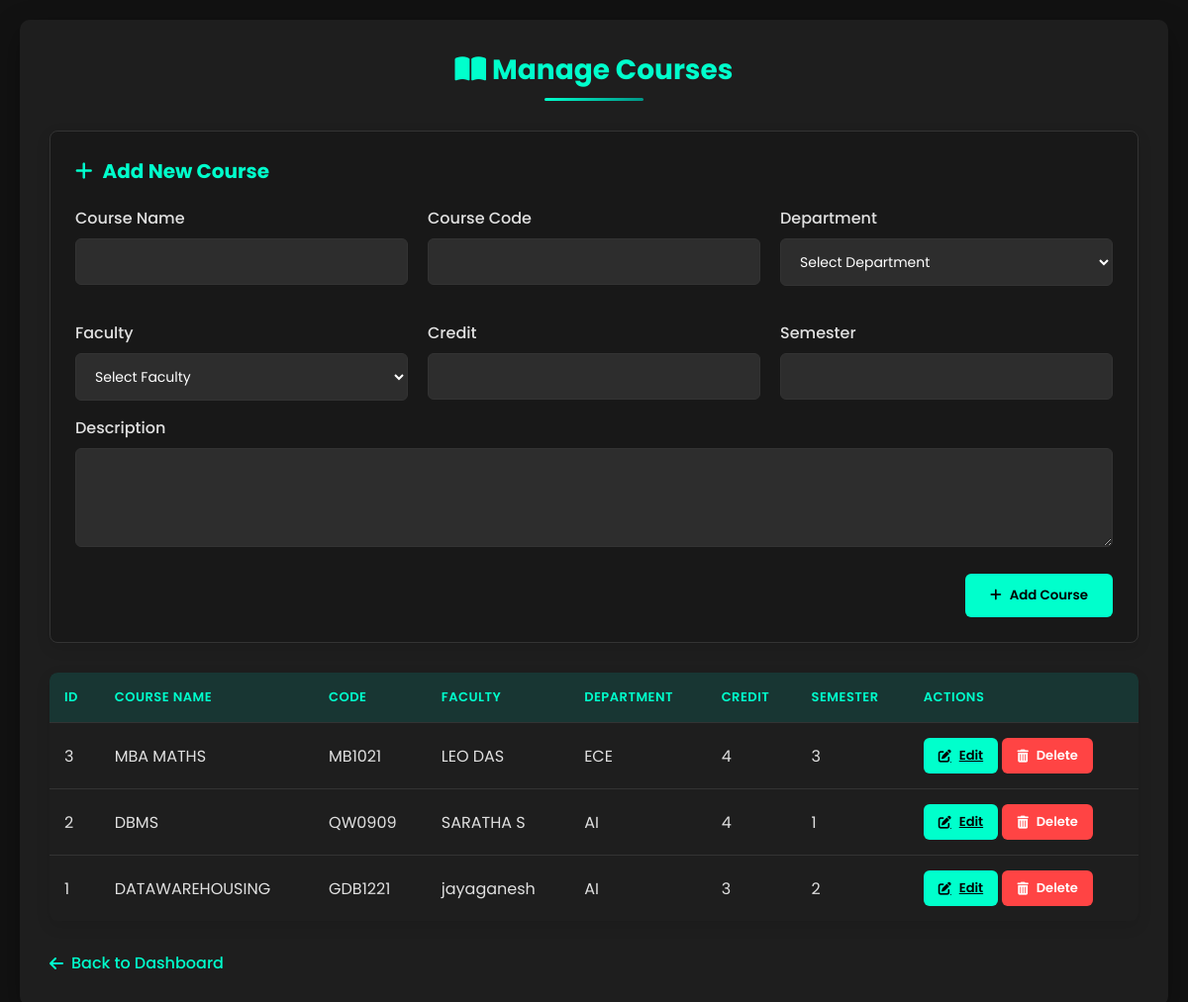
Page /dbmsproject/modules/courses.php (signed in) on the committed database.
### tables this page shows
CREATE TABLE `courses` (
  `courses_id` int(11) NOT NULL,
  `course_name` varchar(100) NOT NULL,
  `course_code` varchar(50) NOT NULL,
  `faculty_id` int(11) NOT NULL,
  `department_id` int(11) NOT NULL,
  `department_name` varchar(100) NOT NULL,
  `credit` int(11) NOT NULL,
  `semester` int(11) NOT NULL,
  `description` text DEFAULT NULL,
  `created_at` timestamp NOT NULL DEFAULT current_timestamp()
);

CREATE TABLE `faculty` (
  `faculty_id` int(11) NOT NULL,
  `users_id` int(11) NOT NULL,
  `faculty_name` varchar(100) NOT NULL,
  `phone` varchar(15) DEFAULT NULL,
  `qualification` varchar(100) DEFAULT NULL,
  `department_id` int(11) DEFAULT NULL,
  `email` varchar(255) NOT NULL
);

CREATE TABLE `department` (
  `department_id` int(11) NOT NULL,
  `department_name` varchar(100) NOT NULL,
  `department_code` varchar(20) NOT NULL,
  `description` text DEFAULT NULL,
  `no_of_students` int(11) DEFAULT 0,
  `no_of_faculty` int(11) DEFAULT 0,
  `hod_name` varchar(100) DEFAULT NULL,
  `established_year` year(4) DEFAULT NULL,
  `contact_email` varchar(100) DEFAULT NULL
);

### dbmsproject/modules/courses.php (the view, shortened to what this page needs)
<?php
include __DIR__ . '/../config/database.php';
$list = mysqli_query($conn, "
  SELECT c.courses_id, c.course_name, c.course_code, f.faculty_name, d.department_name, c.credit, c.semester, c.description, c.created_at
  FROM courses c
  JOIN faculty f ON c.faculty_id = f.faculty_id
  JOIN department d ON c.department_id = d.department_id
  ORDER BY c.courses_id DESC
");
$edit_data = null;
?>
<!DOCTYPE html>
<html lang="en">
<head>
  <link rel="stylesheet" href="https://cdnjs.cloudflare.com/ajax/libs/font-awesome/6.4.0/css/all.min.css">
</head>
<body>
  <div class="container">
    <h2><i class="fas fa-book-open"></i> Manage Courses</h2>
    <div class="form-container">
      <h3 class="form-title">
        <i class="fas fa-<?= $edit_data ? 'edit' : 'plus' ?>"></i>
        <?= $edit_data ? 'Edit Course' : 'Add New Course' ?>
      </h3>
      <form method="POST" action="courses.php">
        <div class="form-grid">
          <div class="form-group">
            <label for="course_name">Course Name</label>
            <input type="text" id="course_name" name="course_name"
                   value="<?= $edit_data ? htmlspecialchars($edit_data['course_name']) : '' ?>" required>
          </div>
          <div class="form-group">
            <label for="course_code">Course Code</label>
            <input type="text" id="course_code" name="course_code"
                   value="<?= $edit_data ? htmlspecialchars($edit_data['course_code']) : '' ?>" required>
          </div>
          <div class="form-group">
            <label for="department_id">Department</label>
            <select id="department_id" name="department_id" required onchange="fetchFaculties(this.value)">
              <option value="">Select Department</option>
            </select>
          </div>
          <div class="form-group">
            <label for="faculty_id">Faculty</label>
            <select id="faculty_id" name="faculty_id" required>
              <option value="">Select Faculty</option>
            </select>
          </div>
          <div class="form-group">
            <label for="credit">Credit</label>
            <input type="number" id="credit" name="credit"
                   value="<?= $edit_data ? htmlspecialchars($edit_data['credit']) : '' ?>" required>
          </div>
          <div class="form-group">
            <label for="semester">Semester</label>
            <input type="text" id="semester" name="semester"
                   value="<?= $edit_data ? htmlspecialchars($edit_data['semester']) : '' ?>" required>
          </div>
        </div>
        <div class="form-group">
          <label for="description">Description</label>
          <textarea id="description" name="description"><?= $edit_data ? htmlspecialchars($edit_data['description']) : '' ?></textarea>
        </div>
        <div class="action-buttons">
          <button type="submit" class="btn btn-primary">
            <i class="fas fa-<?= $edit_data ? 'save' : 'plus' ?>"></i>
            <?= $edit_data ? 'Update Course' : 'Add Course' ?>
          </button>
        </div>
      </form>
    </div>
    <div class="table-responsive">
      <table>
        <thead>
          <tr>
            <th>ID</th>
            <th>Course Name</th>
            <th>Code</th>
            <th>Faculty</th>
            <th>Department</th>
            <th>Credit</th>
            <th>Semester</th>
            <th>Actions</th>
          </tr>
        </thead>
        <tbody>
          <?php
          mysqli_data_seek($list, 0);
          while ($row = mysqli_fetch_assoc($list)):
          ?>
          <tr>
            <td><?= $row['courses_id'] ?></td>
            <td><?= htmlspecialchars($row['course_name']) ?></td>
            <td><?= htmlspecialchars($row['course_code']) ?></td>
            <td><?= htmlspecialchars($row['faculty_name']) ?></td>
            <td><?= htmlspecialchars($row['department_name']) ?></td>
            <td><?= htmlspecialchars($row['credit']) ?></td>
            <td><?= htmlspecialchars($row['semester']) ?></td>
            <td class="actions-cell">
              <a href="courses.php?edit=<?= $row['courses_id'] ?>" class="btn btn-primary btn-sm">
                <i class="fas fa-edit"></i> Edit
              </a>
              <button onclick="showDeleteModal(<?= $row['courses_id'] ?>, '<?= htmlspecialchars(addslashes($row['course_name'])) ?>')"
                      class="btn btn-danger btn-sm">
                <i class="fas fa-trash-alt"></i> Delete
              </button>
            </td>
          </tr>
          <?php endwhile; ?>
        </tbody>
      </table>
    </div>
    <a href="../dashboard.php" class="back-link">
      <i class="fas fa-arrow-left"></i> Back to Dashboard
    </a>
  </div>
</body>
</html>

### dbmsproject/modules/courses.php (style rules this page uses)
:root { --primary: #00ffcc; --secondary: #009688; --dark-bg: #1e1e1e; --darker-bg: #121212; --light-text: #e0e0e0; --lighter-text: #ffffff; --danger: #ff4444; --warning: #ffbb33; --success: #00C851; --info: #33b5e5; --border: #333; --input-bg: #2d2d2d; }
* { margin: 0; padding: 0; box-sizing: border-box; font-family: 'Poppins', sans-serif; }
body { background-color: var(--darker-bg); color: var(--light-text); min-height: 100vh; padding: 20px; }
.container { max-width: 1200px; margin: 0 auto; background-color: var(--dark-bg); border-radius: 10px; padding: 30px; box-shadow: 0 10px 30px rgba(0, 0, 0, 0.3); animation: fadeIn 0.5s ease-out; }
h2 { text-align: center; color: var(--primary); margin-bottom: 30px; font-size: 28px; position: relative; padding-bottom: 10px; }
h2::after { content: ''; position: absolute; bottom: 0; left: 50%; transform: translateX(-50%); width: 100px; height: 3px; background: linear-gradient(to right, var(--primary), var(--secondary)); border-radius: 3px; }
.form-container { background-color: rgba(0, 0, 0, 0.2); padding: 25px; border-radius: 8px; margin-bottom: 30px; box-shadow: 0 5px 15px rgba(0, 0, 0, 0.1); border: 1px solid var(--border); }
.form-title { color: var(--primary); margin-bottom: 20px; font-size: 20px; display: flex; align-items: center; gap: 10px; }
.form-grid { display: grid; grid-template-columns: repeat(auto-fit, minmax(250px, 1fr)); gap: 20px; }
.form-group { margin-bottom: 15px; }
label { display: block; margin-bottom: 8px; color: var(--light-text); font-weight: 500; }
input, select, textarea { width: 100%; padding: 12px 15px; background-color: var(--input-bg); border: 1px solid var(--border); border-radius: 6px; color: var(--lighter-text); font-size: 14px; transition: all 0.3s ease; }
textarea { min-height: 100px; resize: vertical; }
.btn { padding: 12px 25px; border: none; border-radius: 6px; font-weight: 600; cursor: pointer; transition: all 0.3s ease; display: inline-flex; align-items: center; justify-content: center; gap: 8px; }
.btn-primary { background-color: var(--primary); color: #000; }
.btn-danger { background-color: var(--danger); color: white; }
.btn-sm { padding: 8px 15px; font-size: 13px; }
.action-buttons { display: flex; gap: 10px; justify-content: flex-end; margin-top: 20px; }
.table-responsive { overflow-x: auto; border-radius: 8px; box-shadow: 0 5px 15px rgba(0, 0, 0, 0.1); }
table { width: 100%; border-collapse: collapse; background-color: var(--dark-bg); border-radius: 8px; overflow: hidden; }
th, td { padding: 15px; text-align: left; border-bottom: 1px solid var(--border); }
th { background-color: rgba(0, 150, 136, 0.2); color: var(--primary); font-weight: 600; text-transform: uppercase; font-size: 13px; letter-spacing: 0.5px; }
tr:last-child td { border-bottom: none; }
.actions-cell { white-space: nowrap; }
.back-link { display: inline-flex; align-items: center; gap: 8px; margin-top: 30px; color: var(--primary); text-decoration: none; font-weight: 500; transition: all 0.3s ease; }

### rows in the picture
courses: courses_id "3", course_name "MBA MATHS", course_code "MB1021", faculty.faculty_name "LEO DAS", department.department_name "ECE", credit "4", semester "3"
courses: courses_id "2", course_name "DBMS", course_code "QW0909", faculty.faculty_name "SARATHA S", department.department_name "AI", credit "4", semester "1"
courses: courses_id "1", course_name "DATAWAREHOUSING", course_code "GDB1221", faculty.faculty_name "jayaganesh", department.department_name "AI", credit "3", semester "2"
